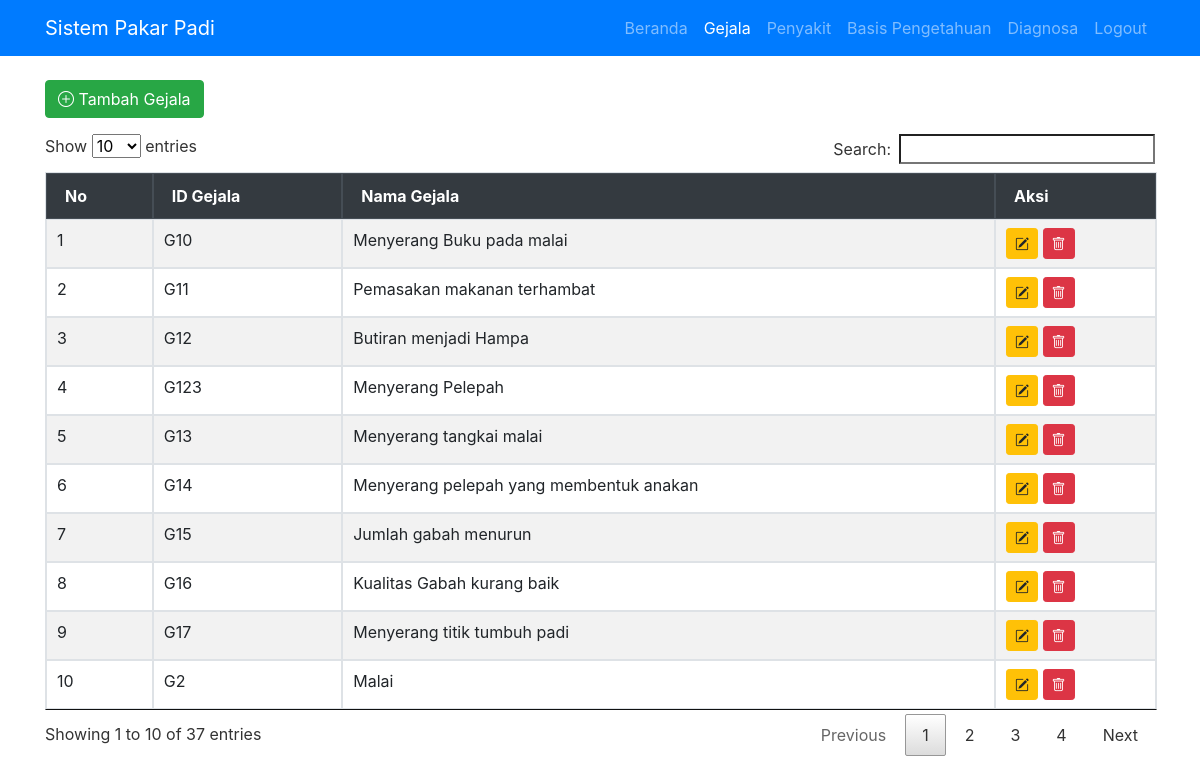
The page /index.php?page=gejala (signed in) on the database its author committed.
### tables this page shows
CREATE TABLE `gejala` (
  `idgejala` varchar(10) NOT NULL,
  `nmgejala` varchar(200) DEFAULT NULL
);

### daftargejala.php (the view)
<?php
include "config.php";
$data = $conn->query("SELECT * FROM gejala ORDER BY idgejala ASC");
?>
<a href="index.php?page=gejala&action=tambah" class="btn btn-success mb-3">
  <i class="bi bi-plus-circle"></i> Tambah Gejala
</a>
<table class="table table-bordered table-striped" id="myTable">
  <thead class="thead-dark">
    <tr>
      <th>No</th>
      <th>ID Gejala</th>
      <th>Nama Gejala</th>
      <th>Aksi</th>
    </tr>
  </thead>
  <tbody>
    <?php $no = 1; while ($row = $data->fetch_assoc()) : ?>
    <tr>
      <td><?= $no++ ?></td>
      <td><?= htmlspecialchars($row['idgejala']) ?></td>
      <td><?= htmlspecialchars($row['nmgejala']) ?></td>
      <td>
        <a href="index.php?page=gejala&action=edit&id=<?= $row['idgejala'] ?>"
           class="btn btn-warning btn-sm" title="Edit">
           <i class="bi bi-pencil-square"></i>
        </a>
        <a href="index.php?page=gejala&action=hapus&id=<?= $row['idgejala'] ?>"
           class="btn btn-danger btn-sm" title="Hapus"
           onclick="return confirm('Yakin ingin menghapus data ini?')">
           <i class="bi bi-trash"></i>
        </a>
      </td>
    </tr>
    <?php endwhile; ?>
  </tbody>
</table>

### index.php (shortened to what this page needs)
<?php
include 'config.php';
$page = isset($_GET['page']) ? $_GET['page'] : "";
$action = isset($_GET['action']) ? $_GET['action'] : "";
?>
<!DOCTYPE html>
<html lang="id">
<head>
  <link rel="stylesheet" href="Assets/css/bootstrap.min.css">
  <link rel="stylesheet" href="Assets/css/datatables.min.css">
  <link rel="stylesheet" href="https://cdn.jsdelivr.net/npm/bootstrap-icons@1.10.5/font/bootstrap-icons.css">
</head>
<body>
<nav class="navbar navbar-expand-lg navbar-dark bg-primary">
  <div class="container">
    <a class="navbar-brand" href="index.php">Sistem Pakar Padi</a>
    <div class="collapse navbar-collapse" id="navbarNav">
      <ul class="navbar-nav ml-auto">
        <li class="nav-item">
          <a class="nav-link <?= ($page=='')?'active':'' ?>" href="index.php">Beranda</a>
        </li>
        <?php if ($_SESSION['role'] == 'admin'): ?>
        <li class="nav-item">
          <a class="nav-link <?= ($page=='gejala')?'active':'' ?>" href="index.php?page=gejala">Gejala</a>
        </li>
        <li class="nav-item">
          <a class="nav-link <?= ($page=='penyakit')?'active':'' ?>" href="index.php?page=penyakit">Penyakit</a>
        </li>
        <li class="nav-item">
          <a class="nav-link <?= ($page=='basispengetahuan')?'active':'' ?>" href="index.php?page=basispengetahuan">Basis Pengetahuan</a>
        </li>
        <?php endif; ?>
        <li class="nav-item">
          <a class="nav-link <?= ($page=='diagnosa')?'active':'' ?>" href="index.php?page=diagnosa">Diagnosa</a>
        </li>
        <li class="nav-item">
          <a class="nav-link" href="logout.php" onclick="return confirm('Yakin ingin logout?')">Logout</a>
        </li>
      </ul>
    </div>
  </div>
</nav>
<div class="container mt-4">
<?php
switch ($page) {
  case "gejala":
    if ($_SESSION['role'] == 'admin') {
      if ($action == "tambah") include "tambah_gejala.php";
      elseif ($action == "edit") include "edit_gejala.php";
      elseif ($action == "hapus") include "hapus_gejala.php";
      else include "daftargejala.php";
    } else {
      include "notfound.php";
    }
    break;
}
?>
</div>
</body>
</html>

### rows shown on the page
gejala: idgejala "G10", nmgejala "Menyerang Buku pada malai"
gejala: idgejala "G11", nmgejala "Pemasakan makanan terhambat"
gejala: idgejala "G12", nmgejala "Butiran menjadi Hampa"
gejala: idgejala "G123", nmgejala "Menyerang Pelepah"
gejala: idgejala "G13", nmgejala "Menyerang tangkai malai"
gejala: idgejala "G14", nmgejala "Menyerang pelepah yang membentuk anakan"
gejala: idgejala "G15", nmgejala "Jumlah gabah menurun"
gejala: idgejala "G16", nmgejala "Kualitas Gabah kurang baik"
gejala: idgejala "G17", nmgejala "Menyerang titik tumbuh padi"
gejala: idgejala "G2", nmgejala "Malai"
